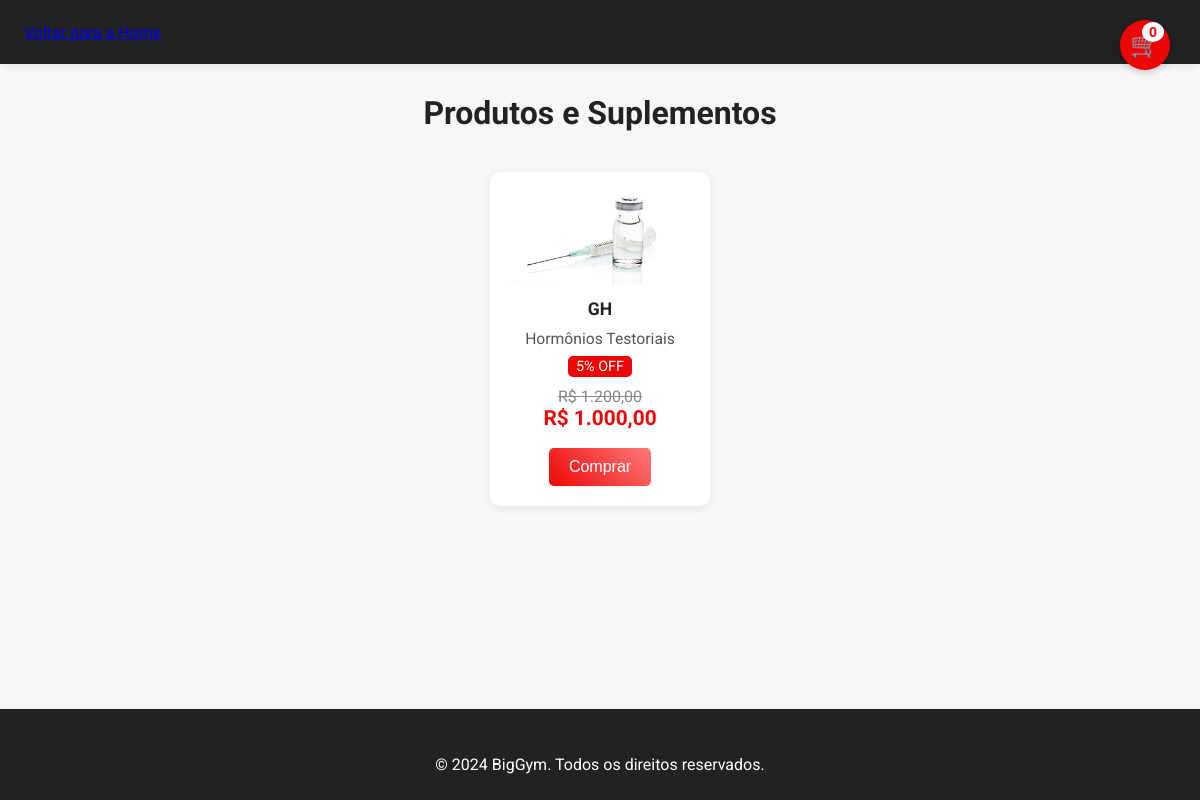
/produtos.php, run on the app's committed database.
### tables this page shows
CREATE TABLE produtos (
    id INTEGER PRIMARY KEY AUTOINCREMENT,
    nome TEXT NOT NULL,
    subtitulo TEXT,
    preco REAL NOT NULL,
    desconto INTEGER DEFAULT 0,
    preco_antigo REAL,
    imagem TEXT,
    disponivel INTEGER DEFAULT 1
);

### produtos.php (the view, shortened to what this page needs)
<?php
$db = getDB();
$stmt = $db->query('SELECT * FROM produtos WHERE disponivel = 1 ORDER BY id DESC');
$produtos = $stmt->fetchAll(PDO::FETCH_ASSOC);
?>
<!DOCTYPE html>
<html lang="pt-BR">
<head>
    <link rel="stylesheet" href="style.css">
</head>
<body>
    <header>
        <nav>
            <a href="index.php">Voltar para a Home</a>
        </nav>
    </header>
    <main>
        <h1 style="text-align:center; margin-top:30px;">Produtos e Suplementos</h1>
        <div id="carrinho-topo" style="position:fixed;top:20px;right:30px;z-index:10000;">
            <button onclick="abrirCarrinho()" style="background:#ee0606;color:#fff;border:none;border-radius:50%;width:50px;height:50px;box-shadow:0 2px 8px rgba(0,0,0,0.2);font-size:1.5rem;cursor:pointer;position:relative;">
                🛒
                <span id="carrinho-quantidade" style="position:absolute;top:2px;right:6px;background:#fff;color:#ee0606;border-radius:50%;padding:2px 7px;font-size:0.9rem;font-weight:bold;">0</span>
            </button>
        </div>
        <div class="produtos-container">
            <?php foreach ($produtos as $p): ?>
            <div class="produto-card">
                <?php if ($p['imagem']): ?>
                    <img src="<?= htmlspecialchars($p['imagem']) ?>" alt="<?= htmlspecialchars($p['nome']) ?>">
                <?php endif; ?>
                <div class="produto-nome"><?= htmlspecialchars($p['nome']) ?></div>
                <?php if ($p['subtitulo']): ?>
                    <div style="color:#555; font-size:0.98rem; margin-bottom:8px;"> <?= htmlspecialchars($p['subtitulo']) ?> </div>
                <?php endif; ?>
                <?php if ($p['desconto'] > 0): ?>
                    <div class="produto-desconto"><?= (int)$p['desconto'] ?>% OFF</div>
                <?php endif; ?>
                <?php if ($p['preco_antigo'] > 0): ?>
                    <div class="produto-preco-antigo">R$ <?= number_format($p['preco_antigo'], 2, ',', '.') ?></div>
                <?php endif; ?>
                <div class="produto-preco-atual">R$ <?= number_format($p['preco'], 2, ',', '.') ?></div>
                <button class="produto-btn">Comprar</button>
            </div>
            <?php endforeach; ?>
        </div>
    </main>
    <footer>
        <p>&copy; 2024 BigGym. Todos os direitos reservados.</p>
    </footer>
</body>
</html>

### style.css (style rules this page uses)
*, *::before, *::after { box-sizing: border-box; }
body { font-family: 'Roboto', Arial, sans-serif; background: #f7f7f7; color: #222; margin: 0; padding: 0; width: 100vw; overflow-x: hidden; min-height: 100vh; display: flex; flex-direction: column; }
main { flex: 1; max-width: 1200px; width: 100%; margin: 0 auto; }
img, .logo { max-width: 100%; height: auto; display: block; }
header { background: #222; box-shadow: 0 2px 8px rgba(0,0,0,0.08); position: sticky; top: 0; z-index: 100; color: #fff; }
nav { max-width: 1200px; margin: 0 auto; display: flex; align-items: center; justify-content: space-between; padding: 0 24px; height: 64px; }
footer { background: #222; color: #fff; padding: 30px 0 10px 0; text-align: center; margin-top: 0; width: 100%; }
a { transition: color 0.2s; }

### produtos.php (style rules this page uses)
.produtos-container { display: flex; flex-wrap: wrap; gap: 30px; justify-content: center; margin: 40px 0; }
.produto-card { background: #fff; border-radius: 10px; box-shadow: 0 2px 10px rgba(0,0,0,0.08); max-width: 300px; padding: 20px; text-align: center; display: flex; flex-direction: column; align-items: center; }
.produto-card img { max-width: 180px; margin-bottom: 15px; }
.produto-nome { font-size: 1.1rem; font-weight: bold; margin-bottom: 10px; }
.produto-preco-antigo { text-decoration: line-through; color: #888; font-size: 1rem; }
.produto-preco-atual { color: #ee0606; font-size: 1.3rem; font-weight: bold; margin-bottom: 8px; }
.produto-desconto { background: #ee0606; color: #fff; border-radius: 5px; padding: 2px 8px; font-size: 0.9rem; margin-bottom: 10px; display: inline-block; }
.produto-btn { background: linear-gradient(45deg, #ee0606, #ff7979); color: #fff; border: none; border-radius: 5px; padding: 10px 20px; font-size: 1rem; cursor: pointer; margin-top: 10px; transition: background 0.3s; }

### data on the page
produtos: imagem (picture), nome "GH", subtitulo "Hormônios Testoriais", desconto "5", preco_antigo "1.200,00", preco "1.000,00"
